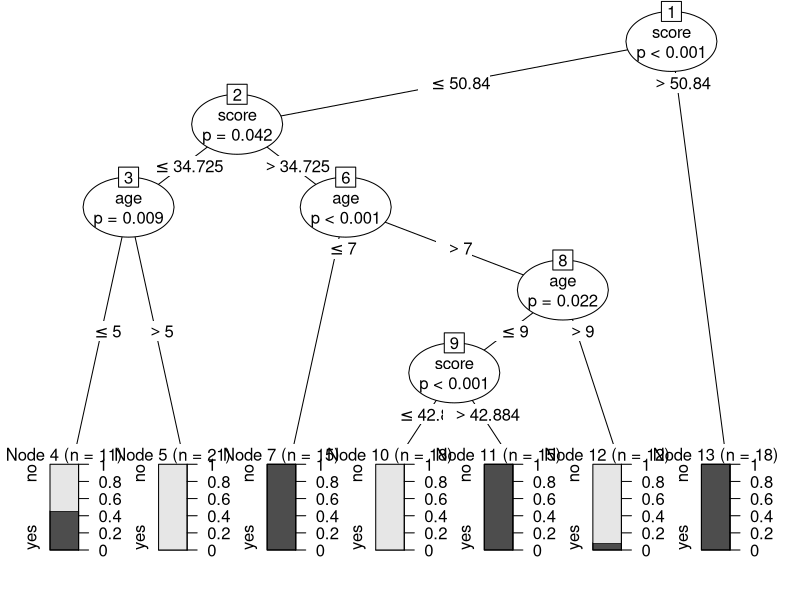

Recreate this plot in R.
## ---- chunk 1
knitr::opts_chunk$set(echo = TRUE)
## ---- chunk 2
library(party)
## ---- chunk 3
  data(package='party')
## ---- chunk 4
writeLines("td, th { padding : 6px } th { background-color : #000000 ; color : white; border : 1px solid white; } td { color : black ; border : 1px solid gray }", con = "mystyle.css")

knitr::kable(readingSkills[1:20, ],format="html")
## ---- chunk 5
training.Data<-readingSkills[c(1:110), ]
## ---- chunk 6
decision.tree<- ctree(
  nativeSpeaker ~ age + shoeSize + score, data = training.Data
)
## ---- chunk 7
plot(decision.tree)
